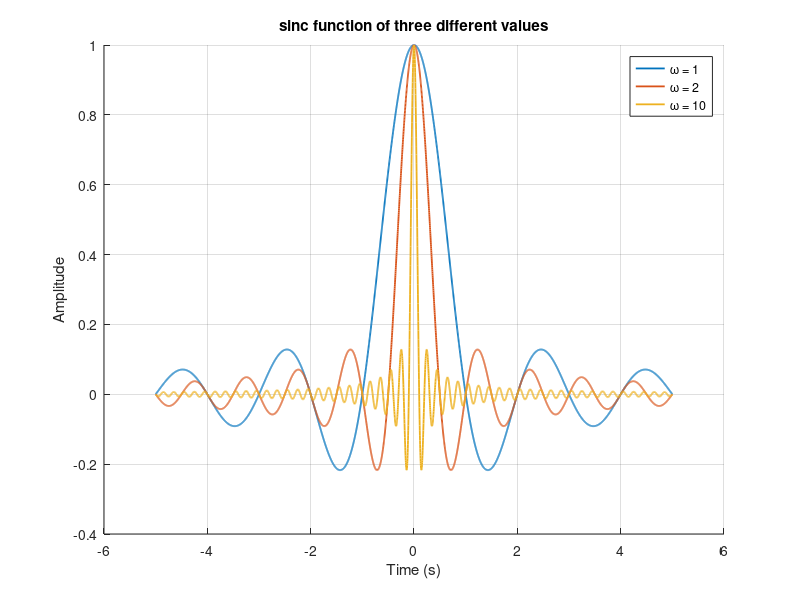

Recreate this plot in MATLAB.
%name: Muhtasim Redwan
%date: 02/10/2024
%description: sinc function of three different values

duration = 10;
fs =  500;                          %sampling frequency
t = -duration/2:1/fs:duration/2;    %time duration

omega = [1 2 10];                   %angular frequencies

figure;
hold on;                            %to plot data on same figure

%looping through the omega array
for i=1:length(omega)
    sinc_func = sin(pi*omega(i)*t)./(pi.*t*omega(i));
    plot(t, sinc_func,'DisplayName', ['\omega = ' num2str(omega(i))], "LineWidth", 1.3 );
end


legend;
title("sinc function of three different values");
xlabel("Time (s)");
ylabel("Amplitude");
grid on;
hold off;